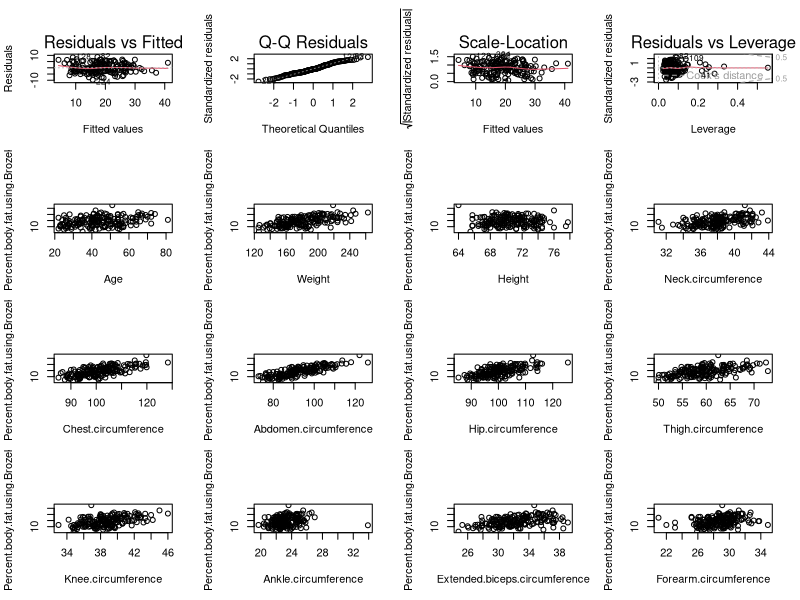
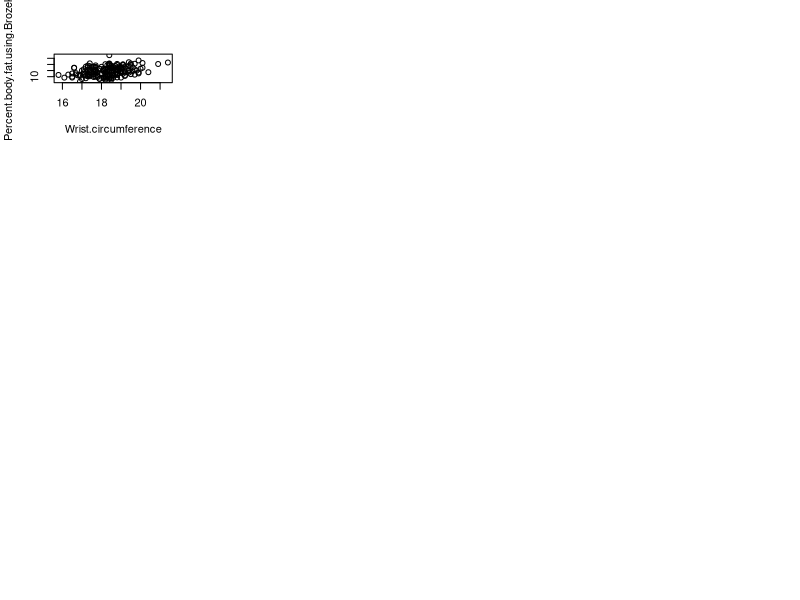
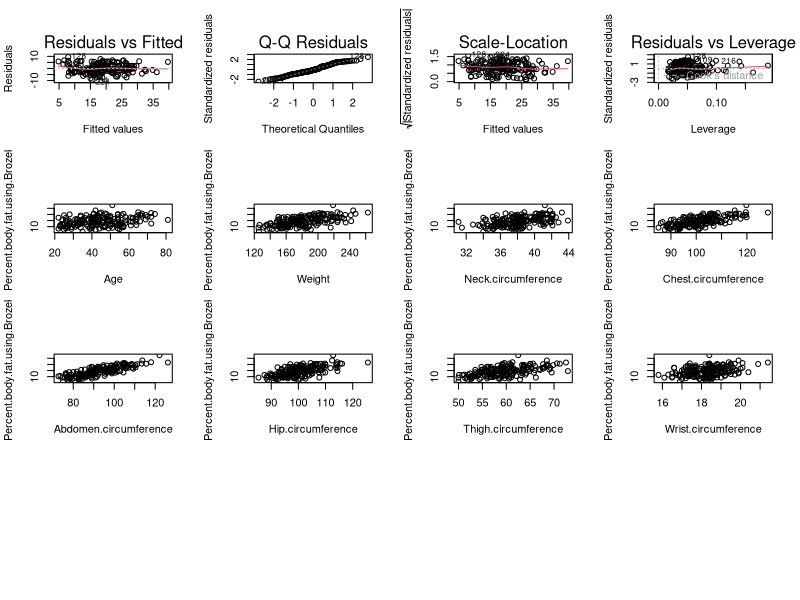
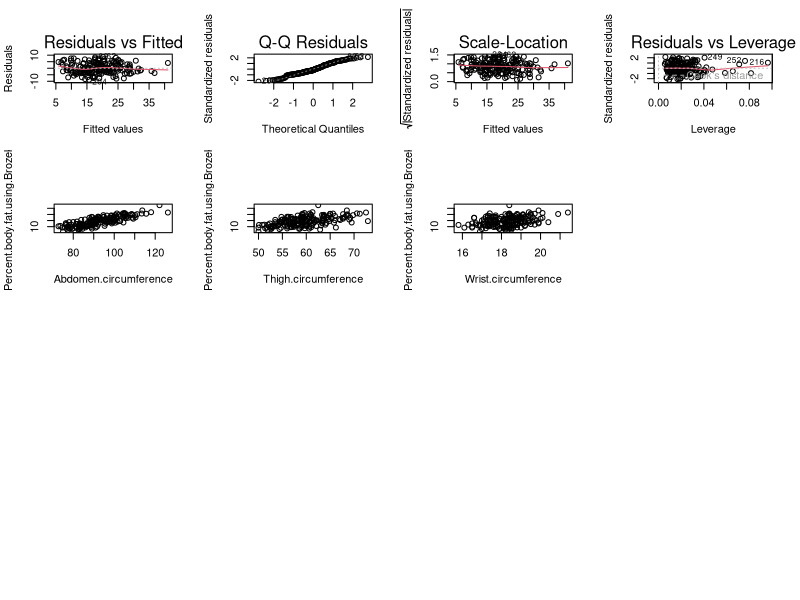

Reproduce these figures in R, in order.
#Body Fat dataset Research Project Analysis
#Brandon Russell - DBST667
#Multiple Linear Regression
#Install and Load necessary packages
install.packages("caret")
library("caret")
#Verify working directory
getwd()
#Load dataset
bodyfat <- read.csv("fat.csv", header = TRUE, sep = ",")
#View data to determine if needs any preprocessing
View(bodyfat)
summary(bodyfat)
str(bodyfat)
#Verify no empty fields
apply(bodyfat, 2, function (bodyfat) sum(is.na(bodyfat)))
#Replace input error data with attribute mean 
bodyfat$Height[42]<-mean(bodyfat$Height, na.rm=TRUE)
#Remove row with multiple bad entries
bodyfat <- bodyfat[-182, ]
#Remove case number
bodyfat$Case.Number <- NULL
bodyfat$Density <- NULL
bodyfat$Fat.Free.Weight <- NULL
bodyfat$Percent.body.fat.using.Siri <- NULL
bodyfat$Adiposity.index <- NULL

#Split data between training and test sets
set.seed(1234)
ind <- sample(2, nrow(bodyfat), replace = TRUE, prob = c(0.7, 0.3))
train.data <- bodyfat[ind == 1, ]
test.data <- bodyfat[ind == 2, ]

model <- lm(Percent.body.fat.using.Brozek~., data=train.data)
summary(model)

#Plot the model
par(mfrow = c(4,4))
plot(model)
plot(Percent.body.fat.using.Brozek~., data=train.data)

#remove the less significant feature
model2 = lm(Percent.body.fat.using.Brozek~Age+Weight+Neck.circumference
            +Chest.circumference+Abdomen.circumference
            +Hip.circumference+Thigh.circumference+Wrist.circumference, data=train.data)
summary(model2)

#Plot the model2
par(mfrow = c(4,4))
plot(model2)
plot(Percent.body.fat.using.Brozek~Age+Weight+Neck.circumference
     +Chest.circumference+Abdomen.circumference
     +Hip.circumference+Thigh.circumference+Wrist.circumference, data=train.data)

#remove the less significant feature
model3 = lm(Percent.body.fat.using.Brozek~Abdomen.circumference+Thigh.circumference+Wrist.circumference, data=train.data)
summary(model3)

#Plot the model3
par(mfrow = c(4,4))
plot(model3)
plot(Percent.body.fat.using.Brozek~Abdomen.circumference+Thigh.circumference+Wrist.circumference, data=train.data)

#K-cross validation
set.seed(1234)
kcrossmodel <- train(Percent.body.fat.using.Brozek~Age+Weight+Neck.circumference
                     +Chest.circumference+Abdomen.circumference
                     +Hip.circumference+Thigh.circumference+Wrist.circumference, train.data,
                     method = "lm", trControl = trainControl(
                       method = "cv", number = 10,
                       verboseIter = TRUE
                     )
)
summary(kcrossmodel)
kcrossmodel

#Predict on test data
testpred <- predict(model2, test.data)
testpred
summary(testpred)
actuals_preds <- data.frame(cbind(actuals=test.data$Percent.body.fat.using.Brozek, predicteds=testpred))  # make actuals_predicteds dataframe.
correlation_accuracy <- cor(actuals_preds)
correlation_accuracy
head(actuals_preds)
min_max_accuracy <- mean(apply(actuals_preds, 1, min) / apply(actuals_preds, 1, max))  
min_max_accuracy
mape <- mean(abs((actuals_preds$predicteds - actuals_preds$actuals))/actuals_preds$actuals)  
mape




